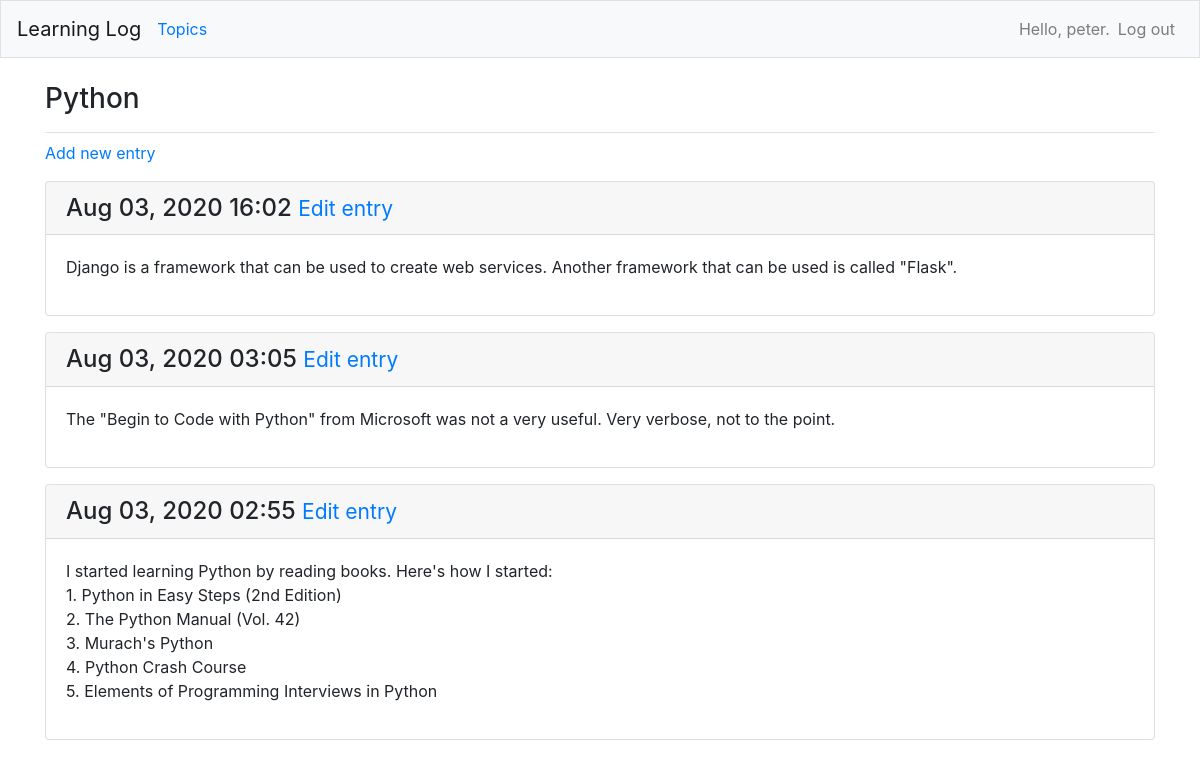
Screenshot of /topics/3/ (signed in) with the database file from the repository.
### learning_logs/models.py (models this page shows, shortened)
class Topic(models.Model):
    text = models.CharField(max_length=200)
    date_added = models.DateTimeField(auto_now_add=True)
    owner = models.ForeignKey(User, on_delete=models.CASCADE)
    def __str__(self):
        return self.text

class Entry(models.Model):
    topic = models.ForeignKey(Topic, on_delete=models.CASCADE)
    text = models.TextField()
    date_added = models.DateTimeField(auto_now_add=True)
    class Meta:
        verbose_name_plural = 'entries'

### learning_logs/views.py (the view)
# urls.py: path('topics/<int:topic_id>/', views.topic, name='topic'),
@login_required
def topic(request, topic_id):
    topic = get_object_or_404(Topic, id=topic_id)
    entries = topic.entry_set.order_by('-date_added')
    context = {'topic': topic, 'entries': entries}
    return render(request, 'learning_logs/topic.html', context)

### learning_logs/templates/learning_logs/topic.html
{% extends "learning_logs/base.html" %}
{% block page_header %}
<h3>{{ topic }}</h3>
{% endblock page_header %}
{% block content %}
<p>
	<a href="{% url 'learning_logs:new_entry' topic.id %}">Add new entry</a>
</p>
	{% for entry in entries %}
	<div class="card mb-3">
		<h4 class="card-header">
			{{ entry.date_added|date:'M d, Y H:i' }}
			<small><a href="{% url 'learning_logs:edit_entry' entry.id %}">Edit entry</a></small>
		</h4>
		<div class="card-body">
			{{ entry.text|linebreaks }}
		</div>
	</div>
	{% empty %}
		<p>There are no entries for this topic yet.</p>
	{% endfor %}
{% endblock content %}

### learning_logs/templates/learning_logs/base.html (shortened to what this page needs)
{% load bootstrap4 %}
<!doctype html>
<html lang="en">
<head>
{% bootstrap_css %}
</head>
<body>
<nav class="navbar navbar-expand-md navbar-light bg-light mb-4 border">
<a class="navbar-brand" href="{% url 'learning_logs:index' %}">Learning Log</a>
	<div class ="collapse navbar-collapse" id="navbarCollapse">
	<ul class="navbar-nav mr-auto">
		<li class="nav-item"><a href="{% url 'learning_logs:topics' %}">Topics</a></li>
	</ul>
	<ul class="navbar-nav ml-auto">
	{% if user.is_authenticated %}
		<li class="nav-item"><span class="navbar-text">Hello, {{ user.username }}.</span></li>
		<li class="nav-item"><a class="nav-link" href="{% url 'users:logout' %}">Log out</a></li>
	{% else %}
		<li class="nav-item"><a class="nav-link" href="{% url 'users:register' %}">Register</a></li>
		<li class="nav-item"><a class="nav-link" href="{% url 'users:login' %}">Log in</a></li>
	{% endif %}
	</ul>
	</div>
</nav>
<main role="main" class="container">
	<div class="pb-2 mb-2 border-bottom">
	{% block page_header %}{% endblock page_header %}
	</div>
	<div>
	{% block content %}{% endblock content %}
	</div>
</main>
<body>
</html>

### rows the page displays
Topic: text "Python"
Entry: date_added "Aug 03, 2020 16:02", text "Django is a framework that can be used to create web services. Another framework that can be used is called \"Flask\"."
Entry: date_added "Aug 03, 2020 03:05", text "The \"Begin to Code with Python\" from Microsoft was not a very useful. Very verbose, not to the point."
Entry: date_added "Aug 03, 2020 02:55", text "I started learning Python by reading books. Here's how I started: 1. Python in Easy Steps (2nd Edition) 2. The Python Manual (Vol. 42) 3. Murach's Python 4. Python Crash Course 5. Elements of Programming Interviews in Python"

### other values shown
{{ user.username }} "peter"
